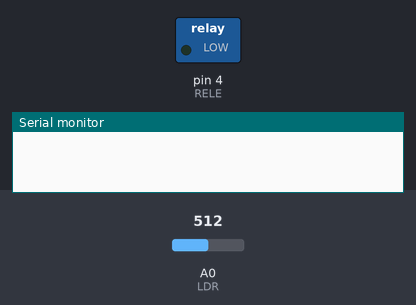
A sketch run on a simulated Arduino Uno, built with avr-gcc and run on an emulated ATmega328P. On the bench: switched loads named in the sketch (green lamp = pin HIGH), the last lines printed to the serial monitor. Inputs (shaded band) come from the test bench; at power-on: A0 (LDR) = 512.

Above: at 0.1 s.
At 0.6 s:
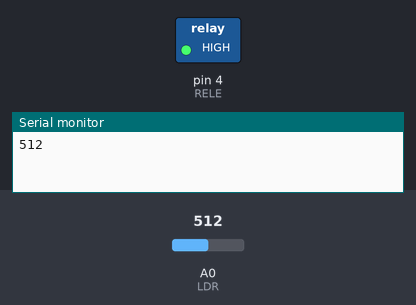
Timing chart, 0 to 2.1 s (numbered marks = the images above):
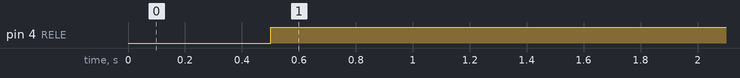

Measured:
- by itself, pin 4 (RELE): LOW → HIGH at 0.50 s

The sketch:

LUZRELE.ino
```cpp
#define LDR A0 //sensor de luz
#define RELE 4 // rele

int minimo = 4; //Luz minima para ligar o rele
int Leitura = 0; // Valor a ser lido pelo LDR

void setup() {
  // put your setup code here, to run once:
  pinMode(RELE, OUTPUT);
  pinMode(LDR, INPUT);

  Serial.begin(9600);

  delay(500);
}

void loop() {
  // put your main code here, to run repeatedly:
  Leitura = analogRead(LDR);
    Serial.println(Leitura);


    if(Leitura > 700){
      digitalWrite(RELE, LOW);


      }
    else digitalWrite(RELE, HIGH);


  delay(500);


}
```
